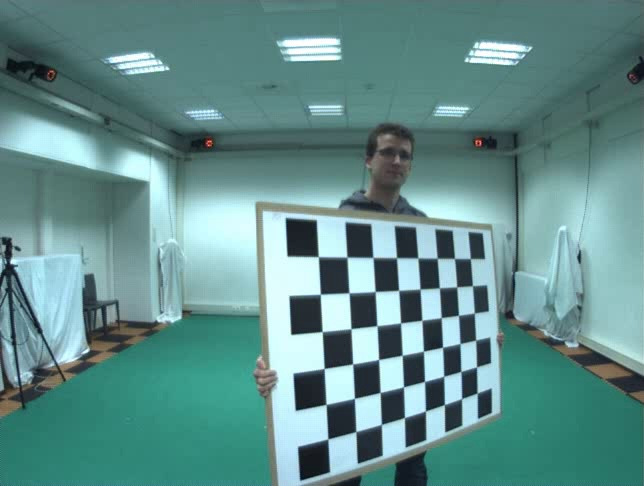
#> input picture intrinsicsFrames/cam2/frame0.jpg, 644 x 486 px
$ python calibCameraIntr.py
#> lines starting #> are read from the running program, lines starting #| are printed output that depends on the picture; after the words box and inside, x2 and y2 are one past the last pixel; in counts of white or black regions, pixels touching at a corner belong together; long printed decimals are rounded
import cv2 as cv
import numpy as np
import glob

fs = cv.FileStorage('data/checkerboard.xml', cv.FILE_STORAGE_READ)

width = fs.getNode('CheckerBoardWidth').real()
height = fs.getNode('CheckerBoardHeight').real()
square_size = fs.getNode('CheckerBoardSquareSize').real()

chesssize = (int(width), int(height))
framesize = (644, 486)
# termination criteria
criteria = (cv.TERM_CRITERIA_EPS + cv.TERM_CRITERIA_MAX_ITER, 30, 0.001)
# prepare object points (0,0,0), (1,0,0) etc...
objp = np.zeros((chesssize[0] * chesssize[1], 3), np.float32)
objp[:, :2] = (square_size*np.mgrid[0:chesssize[0], 0:chesssize[1]].T.reshape(-1, 2))

# we use some arrays to store the object points from all the images
objPoints = []  # 3D points of the image plane
imgPoints = []  # 2D points of the image plane

for i in range(2, 3):
    images = glob.glob('intrinsicsFrames/cam{:d}/*.jpg'.format(i))
    for image in images:
        print(image)
        img = cv.imread(image, 1)
#> img is the input picture: shape (486, 644, 3); mean B, G, R 139.6, 141.9, 98.4
        gray = cv.cvtColor(img, cv.COLOR_BGR2GRAY)
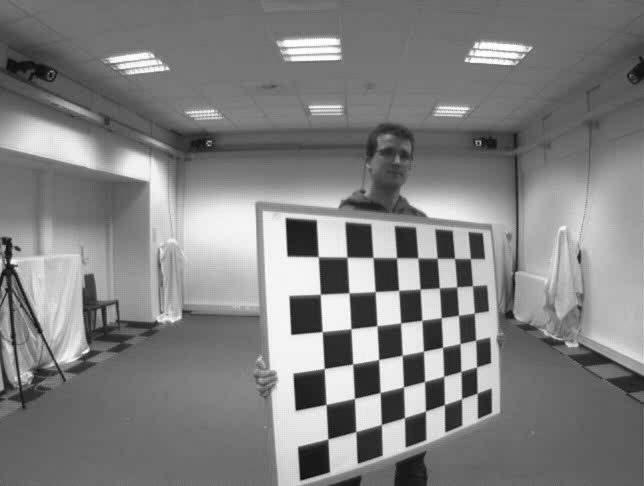
#> gray: shape (486, 644); min 8, max 255, mean 128.6
        # now we find the chessboard corners
        ret, corners = cv.findChessboardCorners(gray, chesssize, None)
#> ret = True; corners = 48 rows, first 8: [318.3, 256.6], [347, 256.9], [372.8, 257.3], [396.5, 257.5], [417.9, 258], [437.2, 258.1], [454.3, 258.4], [470.3, 258.6]

        # if found we need to add the object points and image points (we do refine them)
        if ret:
            objPoints.append(objp)
            corners2 = cv.cornerSubPix(gray, corners, (11, 11), (-1, -1), criteria)
#> corners2 = 48 rows, first 8: [318.3, 256.7], [346.9, 257.1], [372.9, 257.6], [396.5, 257.7], [417.8, 258], [437.2, 258.3], [454.5, 258.5], [470.4, 258.6]
            imgPoints.append(corners2)

            # Draw and display corners
            cv.drawChessboardCorners(img, chesssize, corners2, ret)
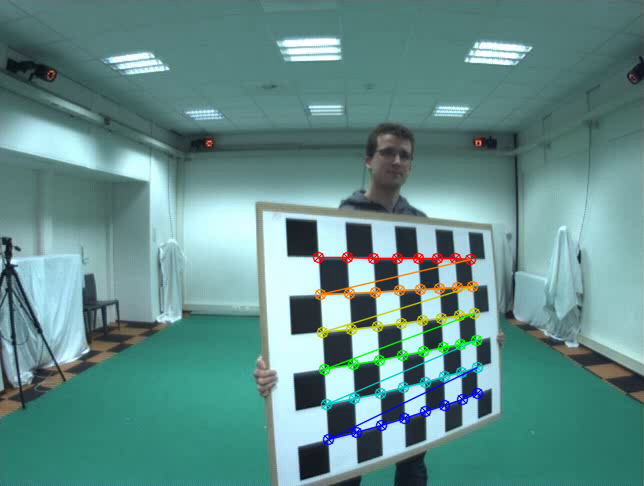
#> img: shape (486, 644, 3); 2.78% of pixels changed, all inside (x1, y1, x2, y2) = (312, 251, 484, 446)
            cv.imshow('img', img)
            cv.waitKey(300)

    # Calibration

    ret, cameraMatrix, dist, rvecs, tvecs = cv.calibrateCamera(
        objPoints, imgPoints, framesize, None, None)
#> ret = 0.607; cameraMatrix = [[1919.3, 0, 144.5], [0, 3048.4, 215.2], [0, 0, 1]]; dist = [[-12.2, 121, 0.0284, 0.196, -590.9]]; rvecs = ([-0.852, -0.0878, -0.00707],); tvecs = ([558.9, 84.95, 5921.2],)

    print("Calibrated Camera:", ret)
#| Calibrated Camera: 0.6065
    print("\nCamera Matrix:\n", cameraMatrix)
#| Camera Matrix:
#|  [[1.91932869e+03 0.00000000e+00 1.44480817e+02]
#|  [0.00000000e+00 3.04843307e+03 2.15209069e+02]
#|  [0.00000000e+00 0.00000000e+00 1.00000000e+00]]
    print("\nDistortion Parameters:\n", dist)
#| Distortion Parameters:
#|  [[-1.21980041e+01  1.21004287e+02  2.84401512e-02  1.96404895e-01
#|   -5.90899698e+02]]
    print("\nRotation Vector:\n", rvecs)
#| Rotation Vector:
#|  (array([[-0.8521],
#|        [-0.08784],
#|        [-0.007073 ]]),)
    print("\nTranslation Vector:\n", tvecs)
#| Translation Vector:
#|  (array([[ 558.852],
#|        [  84.948 ],
#|        [5921.193]]),)

    s = cv.FileStorage('data/cam{:d}/intrinsics.xml'.format(i), cv.FileStorage_WRITE)
    s.write('CameraMatrix', cameraMatrix)
    s.write('DistortionCoeffs', dist)
    s.release()
